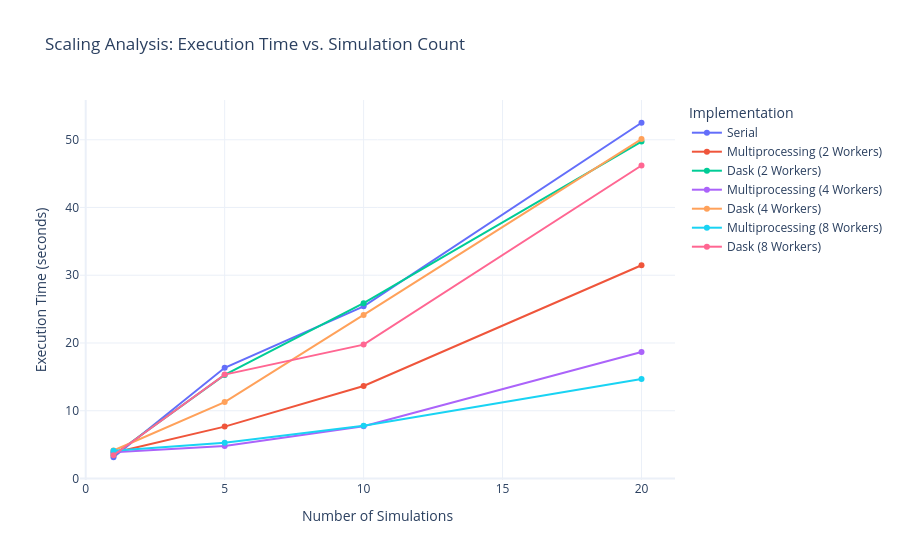

This figure's notebook cell:
### Code cell
# Run benchmark
df_scaling = wildfire_benchmark()

# Create Line Graph
fig = px.line(
    df_scaling, 
    x="Simulations", 
    y="Time", 
    color="Implementation",
    markers=True,
    title="Scaling Analysis: Execution Time vs. Simulation Count",
    labels={"Time": "Execution Time (seconds)", "Simulations": "Number of Simulations"}
)

fig.update_layout(template="plotly_white", hovermode="x unified")
fig.show()

### Figure 1 — Plotly figure (JSON) as saved in the notebook; plotly's stock layout.template omitted (floating-point values rounded to 4 significant figures)
{"data": [{"hovertemplate": "Implementation=Serial<br>Number of Simulations=%{x}<br>Execution Time (seconds)=%{y}<extra></extra>", "legendgroup": "Serial", "line": {"color": "#636efa", "dash": "solid"}, "marker": {"symbol": "circle"}, "mode": "lines+markers", "name": "Serial", "orientation": "v", "showlegend": true, "type": "scatter", "x": [1, 5, 10, 20], "xaxis": "x", "y": [3.134, 16.34, 25.41, 52.51], "yaxis": "y"}, {"hovertemplate": "Implementation=Multiprocessing (2 Workers)<br>Number of Simulations=%{x}<br>Execution Time (seconds)=%{y}<extra></extra>", "legendgroup": "Multiprocessing (2 Workers)", "line": {"color": "#EF553B", "dash": "solid"}, "marker": {"symbol": "circle"}, "mode": "lines+markers", "name": "Multiprocessing (2 Workers)", "orientation": "v", "showlegend": true, "type": "scatter", "x": [1, 5, 10, 20], "xaxis": "x", "y": [3.791, 7.656, 13.65, 31.47], "yaxis": "y"}, {"hovertemplate": "Implementation=Dask (2 Workers)<br>Number of Simulations=%{x}<br>Execution Time (seconds)=%{y}<extra></extra>", "legendgroup": "Dask (2 Workers)", "line": {"color": "#00cc96", "dash": "solid"}, "marker": {"symbol": "circle"}, "mode": "lines+markers", "name": "Dask (2 Workers)", "orientation": "v", "showlegend": true, "type": "scatter", "x": [1, 5, 10, 20], "xaxis": "x", "y": [3.475, 15.29, 25.87, 49.74], "yaxis": "y"}, {"hovertemplate": "Implementation=Multiprocessing (4 Workers)<br>Number of Simulations=%{x}<br>Execution Time (seconds)=%{y}<extra></extra>", "legendgroup": "Multiprocessing (4 Workers)", "line": {"color": "#ab63fa", "dash": "solid"}, "marker": {"symbol": "circle"}, "mode": "lines+markers", "name": "Multiprocessing (4 Workers)", "orientation": "v", "showlegend": true, "type": "scatter", "x": [1, 5, 10, 20], "xaxis": "x", "y": [3.879, 4.799, 7.717, 18.67], "yaxis": "y"}, {"hovertemplate": "Implementation=Dask (4 Workers)<br>Number of Simulations=%{x}<br>Execution Time (seconds)=%{y}<extra></extra>", "legendgroup": "Dask (4 Workers)", "line": {"color": "#FFA15A", "dash": "solid"}, "marker": {"symbol": "circle"}, "mode": "lines+markers", "name": "Dask (4 Workers)", "orientation": "v", "showlegend": true, "type": "scatter", "x": [1, 5, 10, 20], "xaxis": "x", "y": [4.136, 11.28, 24.14, 50.1], "yaxis": "y"}, {"hovertemplate": "Implementation=Multiprocessing (8 Workers)<br>Number of Simulations=%{x}<br>Execution Time (seconds)=%{y}<extra></extra>", "legendgroup": "Multiprocessing (8 Workers)", "line": {"color": "#19d3f3", "dash": "solid"}, "marker": {"symbol": "circle"}, "mode": "lines+markers", "name": "Multiprocessing (8 Workers)", "orientation": "v", "showlegend": true, "type": "scatter", "x": [1, 5, 10, 20], "xaxis": "x", "y": [4.106, 5.272, 7.775, 14.69], "yaxis": "y"}, {"hovertemplate": "Implementation=Dask (8 Workers)<br>Number of Simulations=%{x}<br>Execution Time (seconds)=%{y}<extra></extra>", "legendgroup": "Dask (8 Workers)", "line": {"color": "#FF6692", "dash": "solid"}, "marker": {"symbol": "circle"}, "mode": "lines+markers", "name": "Dask (8 Workers)", "orientation": "v", "showlegend": true, "type": "scatter", "x": [1, 5, 10, 20], "xaxis": "x", "y": [3.42, 15.34, 19.76, 46.2], "yaxis": "y"}], "layout": {"hovermode": "x unified", "legend": {"title": {"text": "Implementation"}, "tracegroupgap": 0}, "title": {"text": "Scaling Analysis: Execution Time vs. Simulation Count"}, "xaxis": {"anchor": "y", "domain": [0, 1], "title": {"text": "Number of Simulations"}}, "yaxis": {"anchor": "x", "domain": [0, 1], "title": {"text": "Execution Time (seconds)"}}}}
